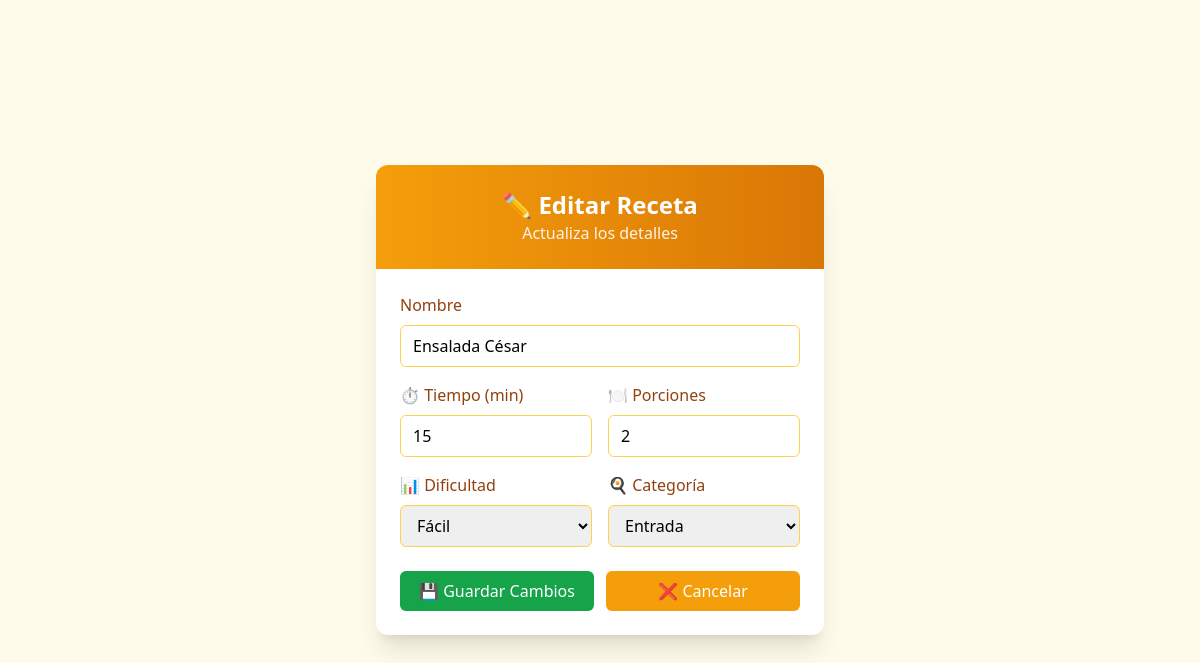
Screenshot of /form_receta.php?id=2 with the database file from the repository.
### tables this page shows
CREATE TABLE `recetas` (
  `id_receta` int(11) NOT NULL AUTO_INCREMENT,
  `nombre` varchar(100) NOT NULL,
  `tiempo_preparacion` int(11) NOT NULL COMMENT 'Tiempo en minutos',
  `dificultad` enum('Fácil','Medio','Difícil') NOT NULL,
  `porciones` int(11) NOT NULL,
  `categoria` enum('Entrada','Principal','Postre','Aperitivo','Bebida') NOT NULL,
  PRIMARY KEY (`id_receta`)
);

### form_receta.php (the view, shortened to what this page needs)
<?php
require_once('modelos/conexion.php');
$receta = null;
if (isset($_GET['id'])) {
    $id = $_GET['id'];
    $stmt = $cnn->prepare("SELECT * FROM recetas WHERE id_receta = ?");
    $stmt->execute([$id]);
    $receta = $stmt->fetch(PDO::FETCH_ASSOC);
}
?>
<!DOCTYPE html>
<html lang="es">
<head>
    <script src="tailwind.js"></script>
</head>
<body class="bg-amber-50 min-h-screen flex items-center justify-center p-4">
    <div class="w-full max-w-md">
        <div class="bg-white rounded-xl shadow-xl overflow-hidden transition-all hover:shadow-2xl">
            <div class="bg-gradient-to-r from-amber-500 to-amber-600 p-6 text-center text-white">
                <h2 class="text-2xl font-bold">
                    <?= isset($receta) ? '✏️ Editar Receta' : '+ Nueva Receta' ?>
                </h2>
                <p class="opacity-90">
                    <?= isset($receta) ? 'Actualiza los detalles' : 'Completa los datos de tu receta' ?>
                </p>
            </div>
            <div class="p-6">
                <form method="post" action="<?= isset($receta) ? 'actualizar_receta.php' : 'save_receta.php' ?>">
                    <div class="mb-4">
                        <label for="nombre" class="block text-amber-800 font-medium mb-2">Nombre</label>
                        <input type="text" id="nombre" name="nombre"
                               class="w-full px-3 py-2 border border-amber-300 rounded-md focus:outline-none focus:ring-2 focus:ring-amber-500 focus:border-transparent"
                               placeholder="Tarta de Manzana"
                               value="<?= isset($receta) ? htmlspecialchars($receta['nombre']) : '' ?>" required>
                    </div>
                    <div class="grid grid-cols-2 gap-4 mb-4">
                        <div>
                            <label for="tiempo_preparacion" class="block text-amber-800 font-medium mb-2">⏱️ Tiempo (min)</label>
                            <input type="number" id="tiempo_preparacion" name="tiempo_preparacion" min="1"
                                   class="w-full px-3 py-2 border border-amber-300 rounded-md focus:outline-none focus:ring-2 focus:ring-amber-500 focus:border-transparent"
                                   value="<?= isset($receta) ? $receta['tiempo_preparacion'] : '' ?>" required>
                        </div>
                        <div>
                            <label for="porciones" class="block text-amber-800 font-medium mb-2">🍽️ Porciones</label>
                            <input type="number" id="porciones" name="porciones" min="1"
                                   class="w-full px-3 py-2 border border-amber-300 rounded-md focus:outline-none focus:ring-2 focus:ring-amber-500 focus:border-transparent"
                                   value="<?= isset($receta) ? $receta['porciones'] : '' ?>" required>
                        </div>
                    </div>
                    <div class="grid grid-cols-2 gap-4 mb-6">
                        <div>
                            <label for="dificultad" class="block text-amber-800 font-medium mb-2">📊 Dificultad</label>
                            <select id="dificultad" name="dificultad"
                                    class="w-full px-3 py-2 border border-amber-300 rounded-md focus:outline-none focus:ring-2 focus:ring-amber-500 focus:border-transparent " required>
                                <option value="Fácil" <?= (isset($receta) && $receta['dificultad'] == 'Fácil') ? 'selected' : '' ?>>Fácil</option>
                            </select>
                        </div>
                        <div>
                            <label for="categoria" class="block text-amber-800 font-medium mb-2">🍳 Categoría</label>
                            <select id="categoria" name="categoria"
                                    class="w-full px-3 py-2 border border-amber-300 rounded-md focus:outline-none focus:ring-2 focus:ring-amber-500 focus:border-transparent " required>
                                <option value="Entrada" <?= (isset($receta) && $receta['categoria'] == 'Entrada') ? 'selected' : '' ?>>Entrada</option>
                            </select>
                        </div>
                    </div>
                    <div class="flex flex-col sm:flex-row gap-3">
                        <button type="submit" class="flex-1 bg-green-600 hover:bg-green-700 text-white py-2 px-4 rounded-md transition-colors font-medium">
                            <?= isset($receta) ? '💾 Guardar Cambios' : '+ Agregar Receta' ?>
                        </button>
                        <a href="index.php" class="flex-1 bg-amber-500 hover:bg-amber-700 text-white py-2 px-4 rounded-md transition-colors font-medium text-center">
                            ❌ Cancelar
                        </a>
                    </div>
                </form>
            </div>
        </div>
    </div>
</body>
</html>

### rows the page displays
recetas: nombre "Ensalada César", tiempo_preparacion "15", porciones "2", dificultad "Fácil", categoria "Entrada"
